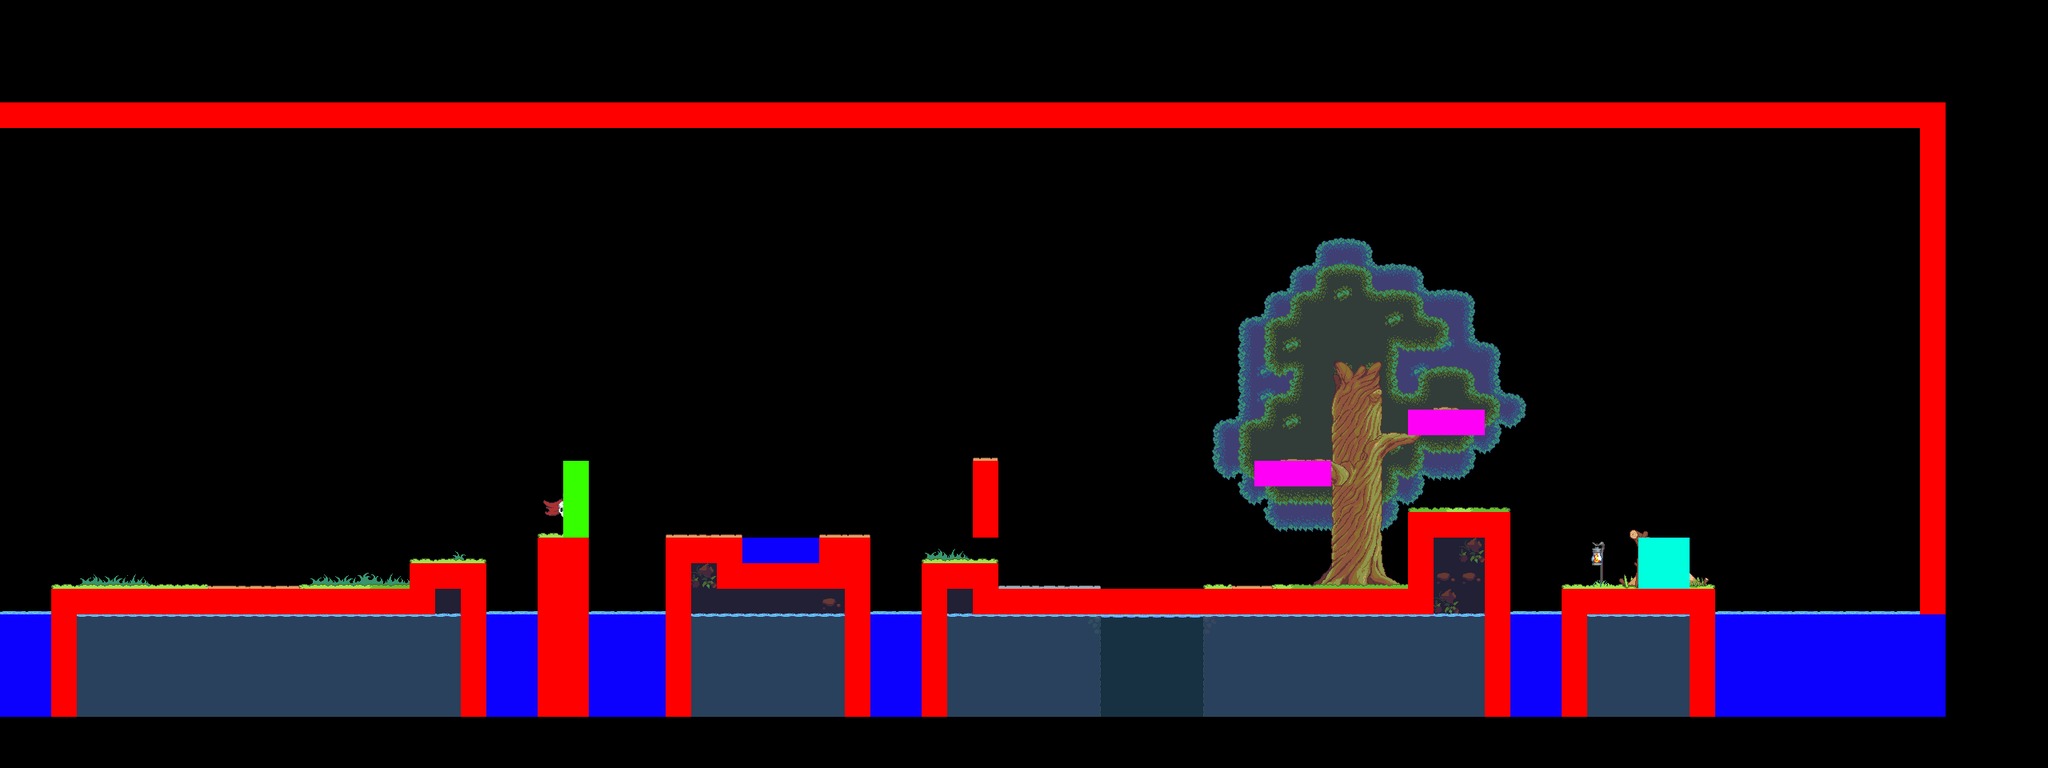

A 2D game scene composited from a Tiled map and its tileset images. What follows is a short description and the map's XML, with each tile layer's data collapsed to a summary:
An orthogonal 80x30 tile map with 32x32 px tiles, 8 tile layers (LeafsDark, Leafs, Tree/Grass, Ground, ...), 3 tilesets and 6 objects.

<map version="1.2" tiledversion="1.2.0" orientation="orthogonal" renderorder="right-down" width="80" height="30" tilewidth="32" tileheight="32" infinite="0" nextlayerid="26" nextobjectid="7">
 <tileset firstgid="1" name="Jungle_terrain" tilewidth="32" tileheight="32" tilecount="840" columns="28">
  <image source="Jungle_terrain.png" width="896" height="960" />
 </tileset>
 <tileset firstgid="841" name="Colliders" tilewidth="32" tileheight="32" tilecount="8" columns="2">
  <image source="Colliders.png" width="64" height="128" />
 </tileset>
 <tileset firstgid="849" name="objects" tilewidth="32" tileheight="32" tilecount="91" columns="13">
  <image source="objects.PNG" width="416" height="224" />
 </tileset>
 <imagelayer id="1" name="Parallax_1" offsetx="-400" offsety="0">
  <image source="Parallax/Forest/Layer_0010_1b.png" width="2784" height="793" />
  <properties>
   <property name="Speed" type="int" value="1" />
  </properties>
 </imagelayer>
 <imagelayer id="2" name="Parallax_2" offsetx="-400" offsety="0">
  <image source="Parallax/Forest/Layer_0009_2b.png" width="2784" height="793" />
  <properties>
   <property name="Speed" type="int" value="2" />
  </properties>
 </imagelayer>
 <imagelayer id="3" name="Parallax_3" offsetx="-400" offsety="0">
  <image source="Parallax/Forest/Layer_0008_3b.png" width="2784" height="793" />
  <properties>
   <property name="Speed" type="int" value="3" />
  </properties>
 </imagelayer>
 <imagelayer id="4" name="Parallax_Lights_1" offsetx="-400" offsety="0">
  <image source="Parallax/Forest/Layer_0007_Lightsb.png" width="2784" height="793" />
  <properties>
   <property name="Speed" type="int" value="4" />
  </properties>
 </imagelayer>
 <imagelayer id="5" name="Parallax_4" offsetx="-400" offsety="0">
  <image source="Parallax/Forest/Layer_0006_4b.png" width="2784" height="793" />
  <properties>
   <property name="Speed" type="int" value="5" />
  </properties>
 </imagelayer>
 <imagelayer id="6" name="Parallax_5" offsetx="-400" offsety="0">
  <image source="Parallax/Forest/Layer_0005_5b.png" width="2784" height="793" />
  <properties>
   <property name="Speed" type="int" value="6" />
  </properties>
 </imagelayer>
 <imagelayer id="7" name="Parallax_Lights_2" offsetx="-400" offsety="0">
  <image source="Parallax/Forest/Layer_0004_Lightsb.png" width="2784" height="793" />
  <properties>
   <property name="Speed" type="int" value="7" />
  </properties>
 </imagelayer>
 <imagelayer id="8" name="Parallax_6" offsetx="-400" offsety="0">
  <image source="Parallax/Forest/Layer_0003_6b.png" width="2784" height="793" />
  <properties>
   <property name="Speed" type="int" value="8" />
  </properties>
 </imagelayer>
 <imagelayer id="9" name="Parallax_7" offsetx="-400" offsety="0">
  <image source="Parallax/Forest/Layer_0002_7b.png" width="2784" height="793" />
  <properties>
   <property name="Speed" type="int" value="8" />
  </properties>
 </imagelayer>
 <imagelayer id="10" name="Parallax_8" offsetx="-400" offsety="0">
  <image source="Parallax/Forest/Layer_0001_8b.png" width="2784" height="793" />
  <properties>
   <property name="Speed" type="int" value="9" />
  </properties>
 </imagelayer>
 <imagelayer id="11" name="Parallax_9" offsetx="-400" offsety="0">
  <image source="Parallax/Forest/Layer_0000_9b.png" width="2784" height="793" />
  <properties>
   <property name="Speed" type="int" value="10" />
  </properties>
 </imagelayer>
 <layer id="12" name="LeafsDark" width="80" height="30">
  <properties>
   <property name="Draw" type="int" value="1" />
  </properties>
  <data>[2400 cells, 117 non-empty, 17 distinct tile ids]</data>
 </layer>
 <layer id="13" name="Leafs" width="80" height="30">
  <properties>
   <property name="Draw" type="int" value="1" />
  </properties>
  <data>[2400 cells, 79 non-empty, 14 distinct tile ids]</data>
 </layer>
 <layer id="14" name="Tree/Grass" width="80" height="30">
  <properties>
   <property name="Draw" type="int" value="1" />
  </properties>
  <data>[2400 cells, 56 non-empty, 49 distinct tile ids]</data>
 </layer>
 <layer id="15" name="Ground" width="80" height="30">
  <properties>
   <property name="Draw" type="int" value="1" />
   <property name="Music" value="Audio/music/Surreptitious.mp3" />
  </properties>
  <data>[2400 cells, 348 non-empty, 64 distinct tile ids]</data>
 </layer>
 <layer id="16" name="Water/Spikes" width="80" height="30">
  <properties>
   <property name="Draw" type="int" value="1" />
  </properties>
  <data>[2400 cells, 383 non-empty, 6 distinct tile ids]</data>
 </layer>
 <layer id="17" name="MidGround" width="80" height="30">
  <properties>
   <property name="Draw" type="int" value="1" />
  </properties>
  <data>[2400 cells, 32 non-empty, 32 distinct tile ids]</data>
 </layer>
 <layer id="18" name="ForeGround" width="80" height="30">
  <properties>
   <property name="Draw" type="int" value="0" />
  </properties>
  <data>[2400 cells, 18 non-empty, 15 distinct tile ids]</data>
 </layer>
 <layer id="19" name="Collisions" width="80" height="30">
  <properties>
   <property name="Draw" type="int" value="0" />
  </properties>
  <data>[2400 cells, 310 non-empty, 5 distinct tile ids]</data>
 </layer>
 <objectgroup id="21" name="FinishPoint">
  <object id="2" x="2016" y="634" width="128" height="101.333" />
 </objectgroup>
 <objectgroup id="20" name="StartPoint">
  <object id="1" x="147.333" y="638" width="38.6667" height="85.3333" />
 </objectgroup>
 <objectgroup id="22" name="SnakeSpawn1">
  <object id="3" x="288.059" y="666.333" width="31.9487" height="31.9727" />
 </objectgroup>
 <objectgroup id="23" name="BatSpawn1">
  <object id="4" x="877" y="524" width="64" height="32" />
 </objectgroup>
 <objectgroup id="24" name="SnakeSpawn2">
  <object id="5" x="396" y="654" width="32" height="32" />
 </objectgroup>
 <objectgroup id="25" name="BatSpawn2">
  <object id="6" x="572" y="523.333" width="32" height="32" />
 </objectgroup>
</map>
